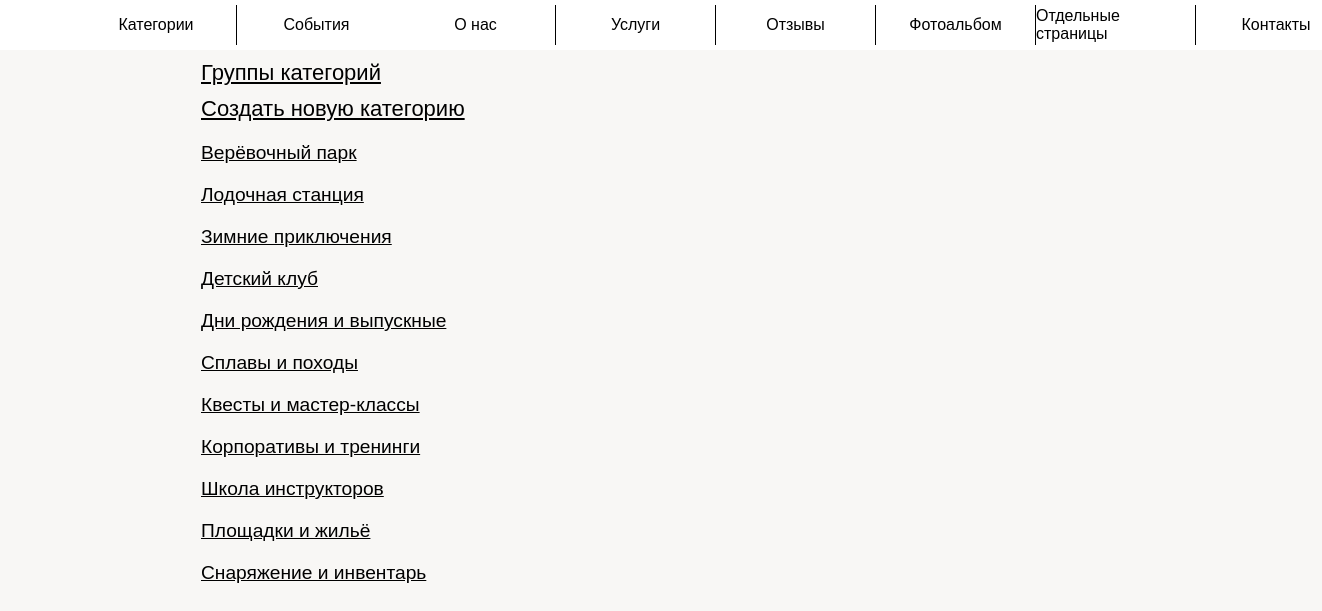
The page /admin_panel/main (signed in) on the database as committed earlier.
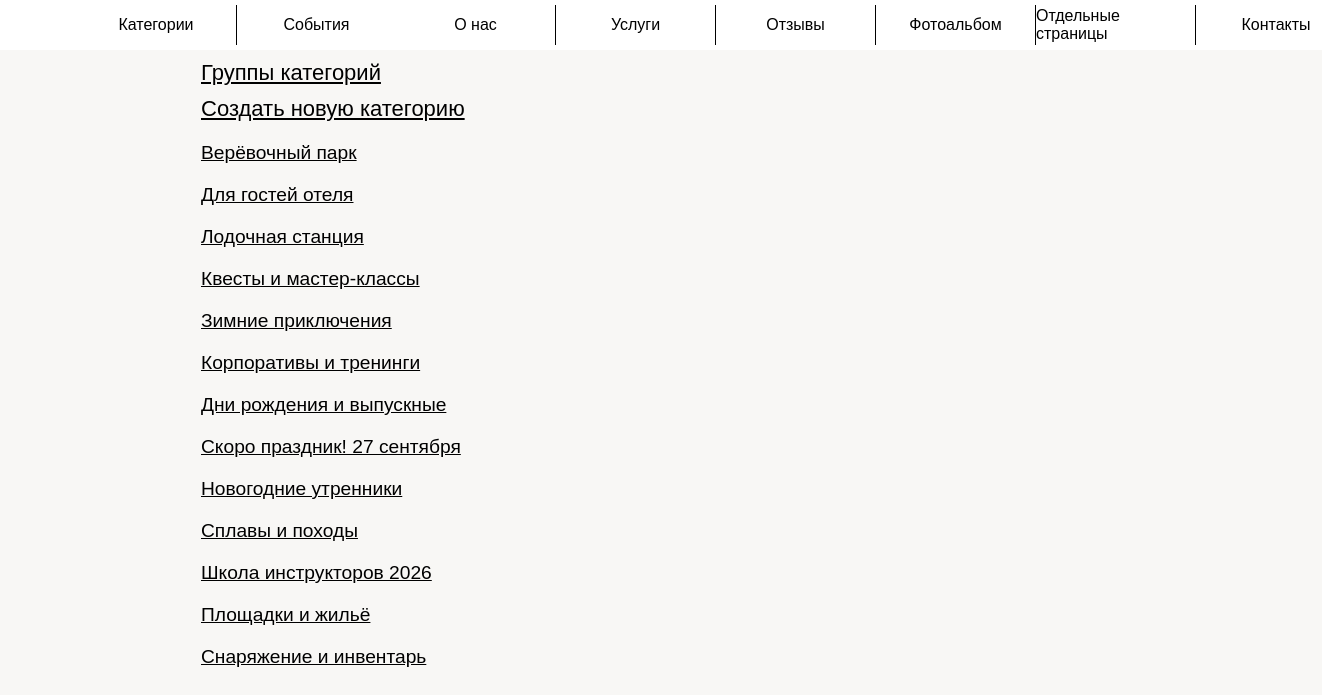
The same page on the database as committed later.
### app/models.py (models this page shows)
class Category(db.Model):
    id = db.Column(db.Integer, primary_key=True, index=True, unique=True)
    name = db.Column(db.String(128))
    description = db.Column(db.Text)
    status = db.Column(db.BOOLEAN())  # отображение клиентам
    services = db.relationship("ServiceCategory", backref="category", lazy="dynamic")
    number = db.Column(db.Integer, index=True, default=30)
    types = db.relationship("CategoryType", backref="category", lazy="dynamic")

### app/admin_panel/routes.py (the view)
@bp.route("/main", methods=["GET", "POST"])
@login_required
def main():
    categories = Category.query.order_by(Category.number).all()
    return render_template(
        "admin_panel/categories.html", title="Категории", categories=categories
    )

### app/admin_panel/routes.py (called while the page is built)
@bp.after_request
def add_header(r):
    r.headers["Cache-Control"] = "no-cache, no-store, must-revalidate"
    r.headers["Pragma"] = "no-cache"
    r.headers["Expires"] = "1"
    r.headers["Cache-Control"] = "public, max-age=0"
    return r

### app/models.py (called while the page is built)
@login.user_loader
def load_user(id):
    return Admin.query.get(int(id))

### app/templates/admin_panel/categories.html
{% extends "admin_panel/base.html" %}
{% block scripts %}
    <link rel="stylesheet" href="{{ url_for('static', filename='admin_panel/events.css') }}">
{% endblock %}
{% block app_content %}
    <div class="block_event">
        <div class="new_event event">
            <a href="{{ url_for('admin_panel.category_types') }}">Группы категорий</a>
        </div>
        <div class="new_event event">
            <a href="{{ url_for('admin_panel.category_create') }}">Создать новую категорию</a>
        </div>
        <div class="events">
            {% for category in categories %}
                <div class="event">
                    <a href="{{ url_for('admin_panel.category_change', category_id=category.id ) }}">
                        <div class="title">
                            {{ category.name }}
                        </div>
                    </a>
                </div>
            {% endfor %}
        </div>
    </div>
{% endblock %}

Rows that differ between the two databases and show on the page:
removed Category: name "Детский клуб"
added Category: name "Для гостей отеля"
changed Category "Квесты и мастер-классы": moves up the list
changed Category "Корпоративы и тренинги": moves up the list
added Category: name "Скоро праздник! 27 сентября"
added Category: name "Новогодние утренники"
changed Category: name "Школа инструкторов" → "Школа инструкторов 2026"
